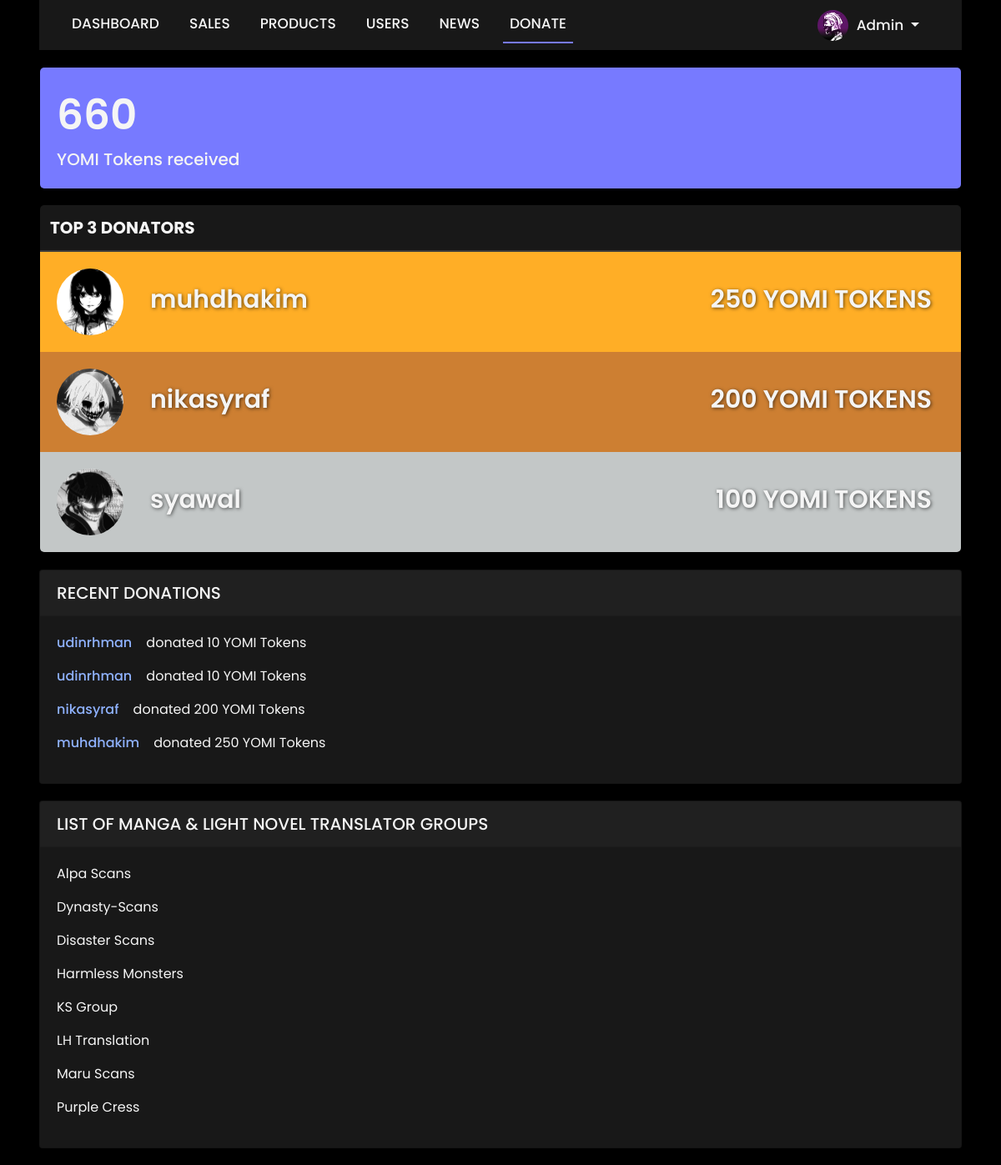
The app's page /admin/donate.php (signed in) with its own data.
### tables this page shows
CREATE TABLE IF NOT EXISTS `user` (
  `username` varchar(25) NOT NULL,
  `user_fullname` varchar(255) NOT NULL,
  `user_email` varchar(255) NOT NULL,
  `user_password` varchar(255) NOT NULL,
  `bio` varchar(255) NOT NULL,
  `user_image` varchar(255) NOT NULL,
  `user_type` varchar(5) NOT NULL,
  `yomi_tokens` int NOT NULL,
  `register_date` datetime NOT NULL,
  PRIMARY KEY (`username`)
);

CREATE TABLE IF NOT EXISTS `donation` (
  `donation_id` int NOT NULL AUTO_INCREMENT,
  `username` varchar(25) NOT NULL,
  `yomi_tokens` int NOT NULL,
  PRIMARY KEY (`donation_id`)
);

### admin/donate.php (the view, shortened to what this page needs)
<!DOCTYPE html>
<?php
if (isset($_SESSION["username"])) {
?>
    <html lang="en">
    <head>
        <link rel="stylesheet" href="https://cdnjs.cloudflare.com/ajax/libs/twitter-bootstrap/4.5.3/css/bootstrap.min.css" />
        <link rel="stylesheet" href="https://cdnjs.cloudflare.com/ajax/libs/bootstrap-select/1.13.18/css/bootstrap-select.min.css" />
        <link href="../css/admin.css?V=1" rel="stylesheet">
    </head>
    <?php
    $host = "localhost";
    $userid = "root";
    $pass = "";
    $database = "yomi";
    $link = mysqli_connect($host, $userid, $pass, $database);
    $query1 = "SELECT * FROM user WHERE username = '" . $_SESSION["username"] . "'";
    $result1 = mysqli_query($link, $query1);
    $query2 = "SELECT *, SUM(yomi_tokens) as token_sum FROM donation GROUP BY username ORDER BY token_sum DESC LIMIT 3";
    $result2 = mysqli_query($link, $query2);
    while ($row1 = mysqli_fetch_array($result1, MYSQLI_BOTH)) {
    ?>
        <body>
            <nav class="navbar navbar-expand-md navbar-custom sticky-top">
                <div class="container-fluid">
                    <ul class="navbar-nav ml-auto">
                        <li class="nav-item"> <a class="nav-link" href="dashboard.php">DASHBOARD</a> </li>
                        <li class="nav-item"> <a class="nav-link" href="sales.php">SALES</a> </li>
                        <li class="nav-item"> <a class="nav-link" href="products.php">PRODUCTS</a> </li>
                        <li class="nav-item"> <a class="nav-link" href="users.php">USERS</a> </li>
                        <li class="nav-item"> <a class="nav-link" href="news.php">NEWS</a> </li>
                        <li class="nav-item"> <a class="nav-link" style="border-bottom: 2px solid #777AFF" href="donate.php">DONATE</a> </li>
                    </ul>
                    <div class="collapse navbar-collapse" id="navbarResponsive">
                        <ul class="navbar-nav ml-auto">
                            <img src="../<?php echo $row1['user_image'] ?>" class="rounded-circle" width="37" height="37" style="margin-top:2px;object-fit:cover;">
                            <li class="dropdown"> <a class="dropdown-toggle" data-toggle="dropdown" href="#"> <?php echo $row1['user_fullname'] ?> <span class="caret"></span></a>
                            </li>
                        </ul>
                    </div>
                </div>
            </nav>
            <div class="container-fluid" style="padding:0;padding-top:20px;">
                <div class="card" style="background-color:#000000">
                    <div class="card-body" style="padding:0">
                        <div class="row" style="background-color:#777AFF;margin:0px;border-radius:5px">
                            <div class="col-10" style="padding:20px;">
                                <?php
                                $queryToken = "SELECT SUM(yomi_tokens) as token FROM donation";
                                $resultToken = mysqli_query($link, $queryToken);
                                $sum = mysqli_fetch_assoc($resultToken);
                                if (!is_Null($sum['token'])) {
                                    $tokens = $sum['token'];
                                } else {
                                    $tokens = 0;
                                }
                                ?>
                                <span style="font-size:50px;font-weight:600"><?php echo $tokens ?></span> <br>
                                <span style="font-size:20px;font-weight:500">YOMI Tokens received</span>
                            </div>
                        </div>
                        <div class="container-fluid" style="padding:0;padding-top:20px">
                            <table class="table table-borderless" id="top3" style="border-radius:5px">
                                <th colspan="3" style="text-align:left;font-size:20px;">
                                    TOP 3 DONATORS
                                </th>
                                <?php
                                while ($row2 = mysqli_fetch_array($result2, MYSQLI_BOTH)) {
                                    $query3 = "SELECT * FROM user WHERE username = '$row2[username]'";
                                    $result3 = mysqli_query($link, $query3);
                                    while ($row3 = mysqli_fetch_array($result3, MYSQLI_BOTH)) { ?>
                                        <tr onclick="window.location='dynamicProfile.php?ID=<?php echo $row3['username'] ?>';">
                                            <td style="width:100px;padding:20px">
                                                <img src="../<?php echo $row3['user_image'] ?>" class="rounded-circle" width="80" height="80" style="object-fit:cover;">
                                            </td>
                                            <td style="text-align:left;padding-top:35px;padding-bottom:35px;">
                                                <span style="font-size:30px;font-weight:600"><?php echo $row2['username'] ?><span>
                                            </td>
                                            <td style="text-align:right;width:400px;padding:35px">
                                                <span style="font-size:30px;font-weight:600"><?php echo $row2['token_sum'] ?> YOMI TOKENS</span>
                                            </td>
                                        </tr>
                                <?php
                                    }
                                }
                                ?>
                            </table>
                        </div>
                    </div>
                </div>
            </div>
            <div class="container-fluid" style="padding:0;padding-top:20px;">
                <div class="card">
                    <div class="card-header" style="background-color:#202020">
                        <div class="card-title" style="margin-bottom:0">RECENT DONATIONS</div>
                    </div>
                    <div class="card-body">
                        <div class="container-fluid" style="padding:0" id="recentDonate">
                            <?php
                            $queryDonation = "SELECT * FROM donation ORDER BY donation_id DESC LIMIT 4";
                            $resultDonation = mysqli_query($link, $queryDonation);
                            while ($donation = mysqli_fetch_array($resultDonation, MYSQLI_BOTH)) {
                            ?>
                                <a href="dynamicProfile.php?ID=<?php echo $donation['username'] ?>">
                                    <p><span style="color:#8FB2FF;font-weight:500;"><?php echo $donation['username'] ?></span>&nbsp&nbsp&nbsp donated <?php echo $donation['yomi_tokens'] ?> YOMI Tokens</p>
                                </a>
                            <?php } ?>
                        </div>
                    </div>
                </div>
            </div>
            <div class="container-fluid" style="padding:0;padding-top:20px;padding-bottom:20px;">
                <div class="card">
                    <div class="card-header" style="background-color:#202020">
                        <div class="card-title" style="margin-bottom:0">LIST OF MANGA & LIGHT NOVEL TRANSLATOR GROUPS</div>
                    </div>
                    <div class="card-body">
                        <p>Alpa Scans</p>
                        <p>Dynasty-Scans</p>
                        <p>Disaster Scans</p>
                        <p>Harmless Monsters</p>
                        <p>KS Group</p>
                        <p>LH Translation</p>
                        <p>Maru Scans</p>
                        <p>Purple Cress</p>
                    </div>
                </div>
            </div>
        <?php
    }
        ?>
        </body>
    </html>
<?php
} else {
    header("Location:../login.php");
}
?>

### css/admin.css (style rules this page uses)
html, body { height: 100%; width: 100%; font-family: 'Poppins', sans-serif; color: #F5F5F5; background-color: #000000; padding-left: 2%; padding-right: 2%; }
a { color: #F5F5F5; }
#top3 tr:nth-child(2) { background: #FFAE26; text-shadow: 1px 1px 4px rgba(0, 0, 0, 0.616); }
#top3 tr:nth-child(3) { background: #CD7F32; text-shadow: 1px 1px 4px rgba(0, 0, 0, 0.616); }
#top3 tr:nth-child(4) { background: #C3C7C7; text-shadow: 1px 1px 4px rgba(0, 0, 0, 0.616); }
table tr:last-child td:first-child { border-bottom-left-radius: 5px; }
table tr:last-child td:last-child { border-bottom-right-radius: 5px; }
.card { background-color: #181818; }
.card-header { background-color: #777AFF; color: #F5F5F5; font-size: 20px; font-weight: 500; border-radius: 5px; }
.navbar { font-family: 'Poppins', sans-serif; font-size: 17px; -webkit-box-shadow: 0 5px 10px -9px #000000; -moz-box-shadow: 0 5px 10px -9px #000000; box-shadow: 0 5px 10px -9px #000000; }
.navbar-custom { background-color: #181818; }
.navbar-nav li { padding-right: 20px; }
nav .navbar-nav li a { color: #F5F5F5 !important; font-weight: 500; }
.navbar-nav img { margin-top: 5px; }
.dropdown { padding-top: 8px; padding-left: 10px; }
:root { --form-control-color: #8FB2FF; }
*, *:before, *:after { box-sizing: border-box; }
table { width: 100%; background-color: #181818; color: #F5F5F5 !important; text-align: center; margin: 0px !important; }
.table td { border-color: #3b3b3b !important; padding-top: 0px; padding-bottom: 0px; }
.table th { border: none; border-bottom: 2px solid #3b3b3b !important; }

### records on screen
user: user_image (picture), user_fullname "Admin", tokens "660"
donation: username "muhdhakim", yomi_tokens "250"
user: user_image (picture), token_sum "250"
donation: username "nikasyraf", yomi_tokens "200"
user: user_image (picture), token_sum "200"
donation: username "syawal"
user: user_image (picture), token_sum "100"
donation: username "udinrhman", yomi_tokens "10"
donation: username "udinrhman", yomi_tokens "10"
